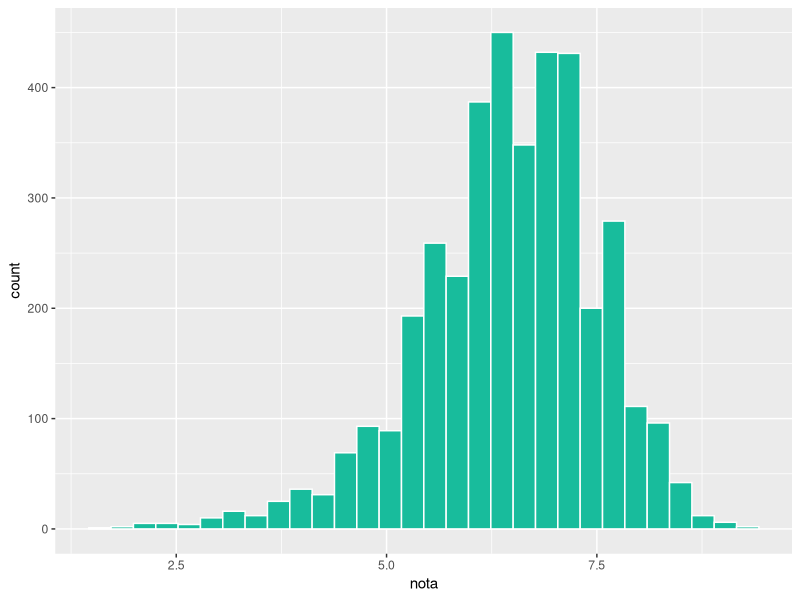
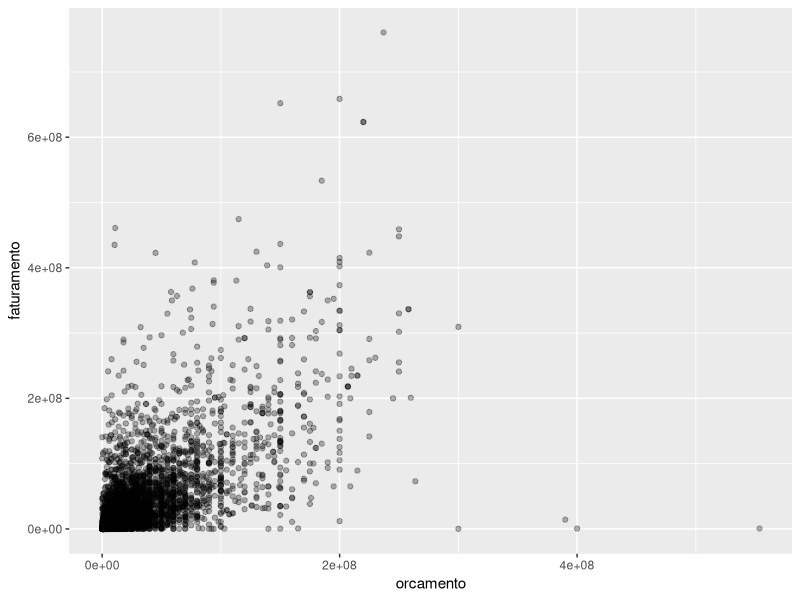
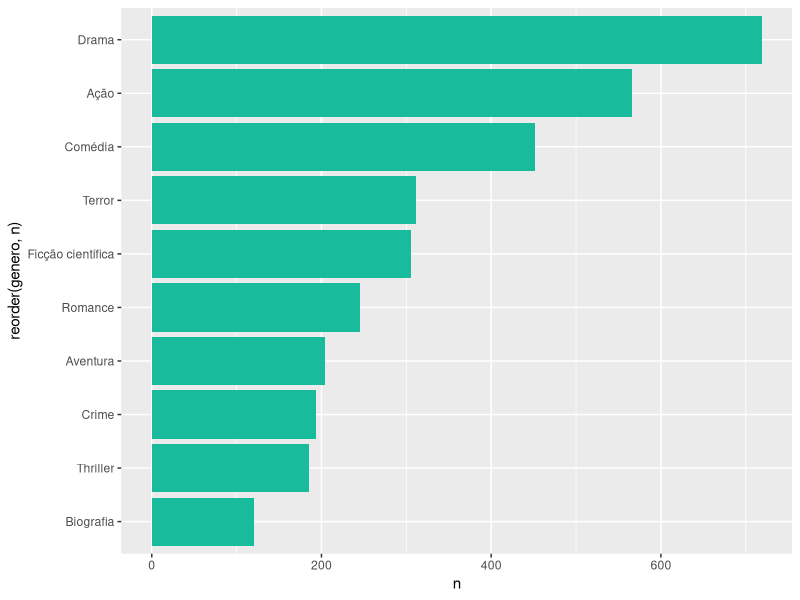
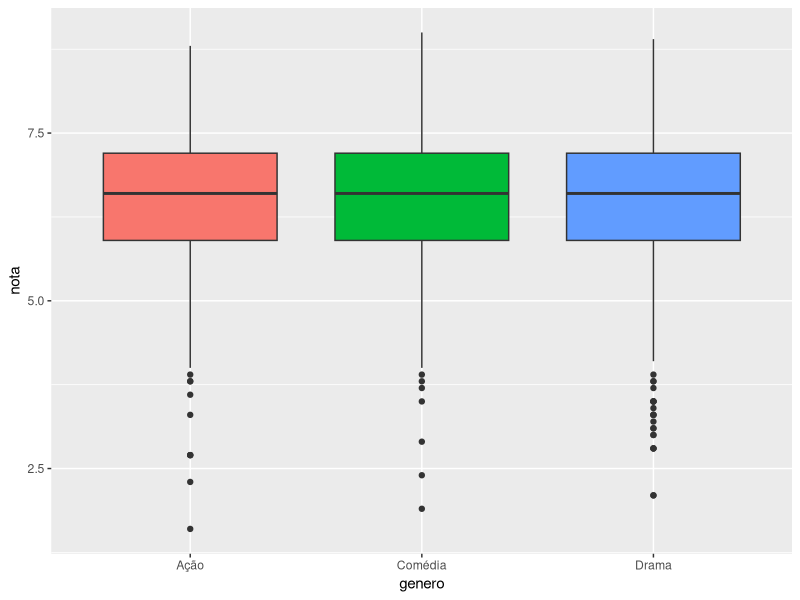
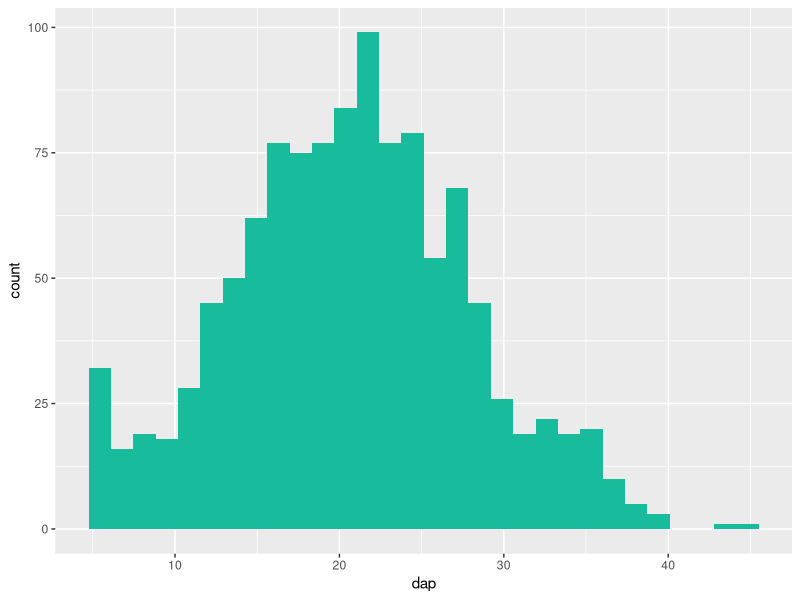
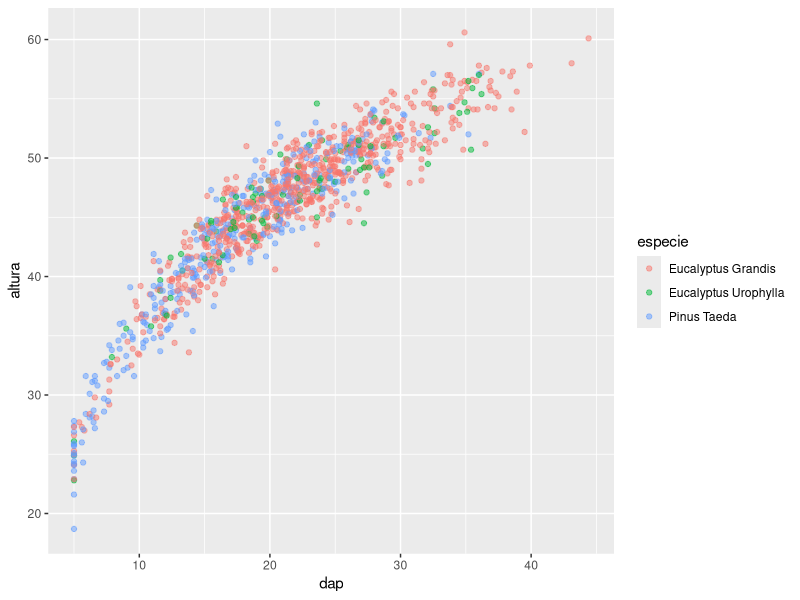
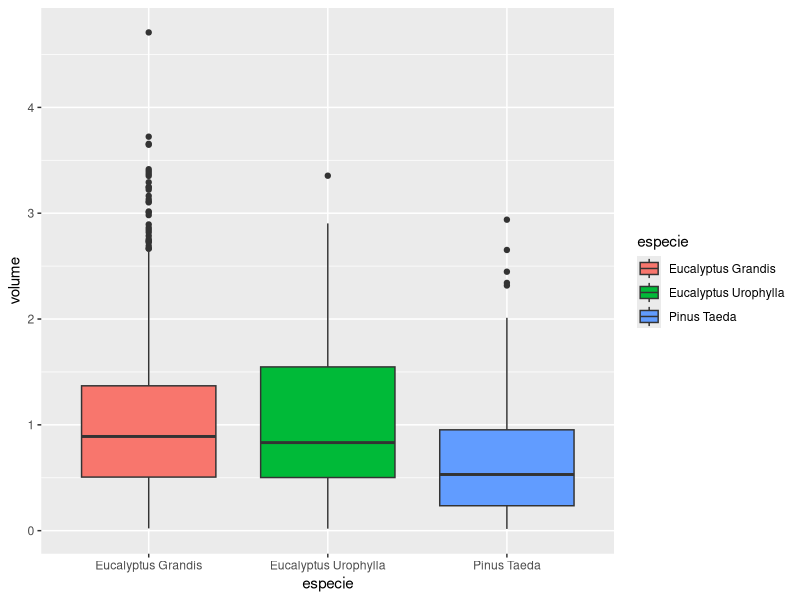

Here is the R script that generated these plots, in order:
## ---- chunk 1
library(readr)
library(dplyr)
library(ggplot2)
filmes <- read_csv2("../data/filmes_imdb.csv")
inv_florestal <- read_csv("../data/inv_florestal.csv")
## ---- chunk 2
# Histograma — distribuição das notas
filmes %>% ggplot(aes(x = nota)) + geom_histogram(bins = 30, fill = "#18BC9C", color = "white")

# Dispersão — orçamento × faturamento
filmes %>% ggplot(aes(x = orcamento, y = faturamento)) + geom_point(alpha = 0.3)

# Barras — top 10 gêneros
filmes %>% count(genero, sort = TRUE) %>% head(10) %>%
  ggplot(aes(x = reorder(genero, n), y = n)) + geom_col(fill = "#18BC9C") + coord_flip()

# Boxplot — nota por gênero
filmes %>% filter(genero %in% c("Ação", "Drama", "Comédia")) %>%
  ggplot(aes(x = genero, y = nota, fill = genero)) + geom_boxplot() + theme(legend.position = "none")
## ---- chunk 3
# Distribuição diamétrica
inv_florestal %>% ggplot(aes(x = dap)) + geom_histogram(bins = 30, fill = "#18BC9C")

# Relação hipsométrica
inv_florestal %>% ggplot(aes(x = dap, y = altura, color = especie)) + geom_point(alpha = 0.5)

# Volume por espécie
inv_florestal %>% ggplot(aes(x = especie, y = volume, fill = especie)) + geom_boxplot()
